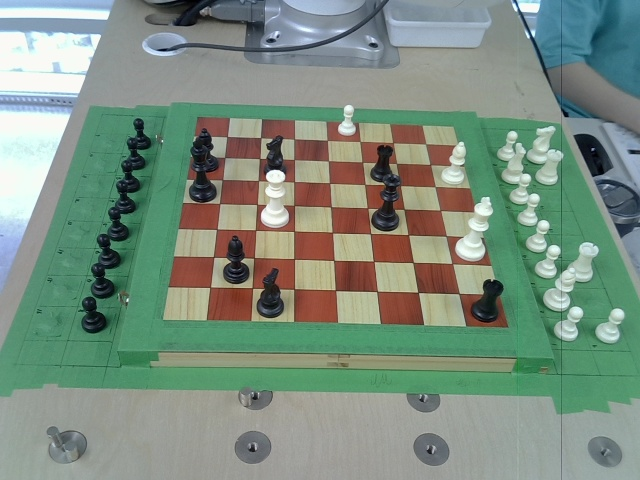
#> input picture model/sample_images/20260708_140640_114.jpg, 640 x 480 px
$ python calibrate_side_corners.py --image ../../../../../model/sample_images/20260708_140640_114.jpg --output out.png
#> lines starting #> are read from the running program, lines starting #| are printed output that depends on the picture; after the words box and inside, x2 and y2 are one past the last pixel; in counts of white or black regions, pixels touching at a corner belong together
#!/usr/bin/env python3
"""Click four side-view board corners (a1, h1, h8, a8) and save calibration JSON."""

from __future__ import annotations

import argparse
import json
import sys
from pathlib import Path

import cv2

LABELS = ['a1', 'h1', 'h8', 'a8']


def main(argv: list[str] | None = None) -> int:
    parser = argparse.ArgumentParser(
        description='Calibrate side-view board_corners by clicking a1, h1, h8, a8',
    )
    parser.add_argument('--image', required=True, help='Path to side camera frame')
    parser.add_argument('--output', required=True, help='Path to board_twin_side_calibration.json')
    parser.add_argument('--webcam-device', type=int, default=10)
    parser.add_argument(
        '--flip-files',
        action=argparse.BooleanOptionalAction,
        default=False,
        help='Mirror a-h file mapping',
    )
    parser.add_argument(
        '--board-flipped',
        action=argparse.BooleanOptionalAction,
        default=False,
        help='Rotate board 180 degrees in mapping',
    )
    args = parser.parse_args(argv)

    image = cv2.imread(args.image)
#> image is the input picture: shape (480, 640, 3); mean B, G, R 128.5, 142.7, 124
    if image is None:
        print(f'failed to read image: {args.image}', file=sys.stderr)
        return 1

    clicks: list[tuple[int, int]] = []

    def on_mouse(event, x, y, _flags, _param) -> None:
        if event != cv2.EVENT_LBUTTONDOWN or len(clicks) >= 4:
            return
        clicks.append((x, y))
        print(f'{LABELS[len(clicks) - 1]}: ({x}, {y})')

    window = 'calibrate_side_corners (a1, h1, h8, a8)'
    cv2.namedWindow(window, cv2.WINDOW_NORMAL)
    cv2.setMouseCallback(window, on_mouse)

    while True:
        display = image.copy()
        for idx, (x, y) in enumerate(clicks):
            cv2.circle(display, (x, y), 6, (0, 255, 255), -1)
            cv2.putText(
                display,
                LABELS[idx],
                (x + 8, y - 8),
                cv2.FONT_HERSHEY_SIMPLEX,
                0.6,
                (0, 255, 255),
                2,
                cv2.LINE_AA,
            )
        if len(clicks) == 4:
            pts = clicks + [clicks[0]]
            for i in range(4):
                cv2.line(display, pts[i], pts[i + 1], (0, 200, 255), 2)
        hint = (
            f'click {LABELS[len(clicks)]}'
            if len(clicks) < 4
            else 'ENTER=save, r=reset, ESC=quit'
        )
        cv2.putText(display, hint, (12, 28), cv2.FONT_HERSHEY_SIMPLEX, 0.7, (0, 255, 0), 2)
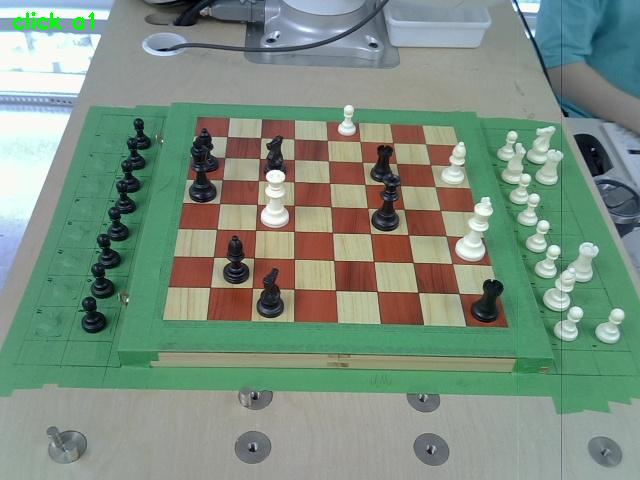
#> display: shape (480, 640, 3); 0.17% of pixels changed, all inside (x1, y1, x2, y2) = (13, 12, 94, 30)
        cv2.imshow(window, display)
        key = cv2.waitKey(20) & 0xFF
#> (key Esc is pressed here)
        if key in (13, 10) and len(clicks) == 4:
            break
        if key == ord('r'):
            clicks.clear()
        if key == 27:
            return 1

    cv2.destroyAllWindows()
    height, width = image.shape[:2]
    payload = {
        'board_corners': [float(v) for pt in clicks for v in pt],
        'flip_files': bool(args.flip_files),
        'board_flipped': bool(args.board_flipped),
        'webcam_device': int(args.webcam_device),
        'camera_width': int(width),
        'camera_height': int(height),
        '_comment': 'Order: a1, h1, h8, a8 image coordinates.',
    }
    out = Path(args.output)
    out.parent.mkdir(parents=True, exist_ok=True)
    out.write_text(json.dumps(payload, indent=2) + '\n', encoding='utf-8')
    print(f'saved {out}')
    return 0


if __name__ == '__main__':
#> (the run stopped early here; a loop or call above may not have finished)
